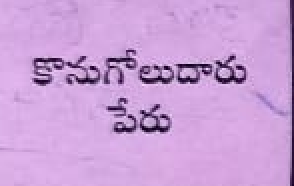
#> input picture annotations/crops/0c276d980d774c008097476886426a2e.png, 147 x 93 px (shown 2 times larger)
$ python -i train_handwritten_v2.py   (imports and definitions only)
#> lines starting #> are read from the running program, lines starting #| are printed output that depends on the picture
### config.py
import os
import torch

# Load environment variables from .env file if python-dotenv is installed
try:
    from dotenv import load_dotenv
    load_dotenv()
except ImportError:
    pass

# Base directories
BASE_DIR = os.path.dirname(os.path.abspath(__file__))
SAVED_MODELS_DIR = os.getenv("SAVED_MODELS_DIR", os.path.join(BASE_DIR, "saved_models"))
UPLOADS_DIR = os.getenv("UPLOADS_DIR", os.path.join(BASE_DIR, "uploads"))
OCR_ANNOTATIONS_PATH = os.path.join(BASE_DIR, "data_generation", "ocr_annotations.jsonl")
OCR_DATASET_MANIFEST_PATH = os.path.join(BASE_DIR, "ocr_dataset", "current", "manifest.jsonl")
STATIC_DIR = os.path.join(BASE_DIR, "static")
TEMPLATES_DIR = os.path.join(BASE_DIR, "templates")

# Server configuration
HOST = os.getenv("HOST", "127.0.0.1")
PORT = int(os.getenv("PORT", "5000"))
DEBUG = os.getenv("FLASK_DEBUG", "false").lower() in ("true", "1", "yes")
SECRET_KEY = os.getenv("SECRET_KEY", "dev-secret-key-langbill-ai")
MAX_CONTENT_LENGTH_MB = int(os.getenv("MAX_CONTENT_LENGTH_MB", "25"))
MAX_CONTENT_LENGTH = MAX_CONTENT_LENGTH_MB * 1024 * 1024

# Device configuration
def _get_device() -> torch.device:
    device_override = os.getenv("DEVICE", "auto").lower().strip()
    if device_override == "cuda":
        return torch.device("cuda" if torch.cuda.is_available() else "cpu")
    elif device_override == "cpu":
        return torch.device("cpu")
    return torch.device("cuda" if torch.cuda.is_available() else "cpu")

DEVICE = _get_device()

# Model paths
OCR_MODEL_PATH = os.path.join(SAVED_MODELS_DIR, "ocr_crnn.pth")
OCR_VOCAB_PATH = os.path.join(SAVED_MODELS_DIR, "ocr_vocab.json")
TRANSLATOR_MODEL_PATH = os.path.join(SAVED_MODELS_DIR, "translator_seq2seq.pth")
TRANSLATOR_SRC_VOCAB_PATH = os.path.join(SAVED_MODELS_DIR, "translator_src_vocab.json")
TRANSLATOR_TGT_VOCAB_PATH = os.path.join(SAVED_MODELS_DIR, "translator_tgt_vocab.json")

# OCR Hyperparameters
OCR_IMG_H = 32         # Standard height for CRNN
OCR_IMG_W = 320        # 40% wider than 256: better char resolution, still CPU-trainable
OCR_IN_CHANNELS = 1   # Grayscale
OCR_HIDDEN_SIZE = 192  # More capacity than 128, less than 256
OCR_NUM_LAYERS = 2
OCR_DROPOUT = 0.2
OCR_BATCH_SIZE = 24    # Good balance for 320-width images on CPU
OCR_EPOCHS = 50       # Practical for CPU (~2-4 hours)
OCR_LR = 0.001

# Translation Hyperparameters
TRANS_EMBED_DIM = 128
TRANS_HIDDEN_SIZE = 256
TRANS_NUM_LAYERS = 2
TRANS_DROPOUT = 0.2
TRANS_BATCH_SIZE = 32
TRANS_EPOCHS = 8
TRANS_LR = 0.0015
TRANS_MAX_LEN = 80

# Special Tokens
PAD_TOKEN = "<PAD>"
SOS_TOKEN = "<SOS>"
EOS_TOKEN = "<EOS>"
UNK_TOKEN = "<UNK>"
BLANK_TOKEN = "<BLANK>"  # For CTC

### scripts/train_handwritten_v2.py
#!/usr/bin/env python
"""
train_handwritten_v2.py
Trains CRNN strictly on user uploaded bill handwritten crops (Telugu farmer names, commodities, buyers).
Architecture & pipeline 100% mirrors the proven train_printed.py pipeline:
  - Canvas: 32 x 320 (left aligned)
  - CRNN: 7-layer CNN + 2-layer BiLSTM (hidden_size=192)
  - AdamW + OneCycleLR
  - 100% real crops from uploaded bill images (zero synthetic, zero pretrained)
"""
import argparse
import json
import os
import sys
from collections import Counter
from datetime import datetime, timezone
from difflib import SequenceMatcher
from pathlib import Path

import cv2
import numpy as np
import torch
import torch.nn as nn
import torch.optim as optim
from torch.utils.data import Dataset, DataLoader

BASE_DIR = Path(__file__).resolve().parents[1]
if str(BASE_DIR) not in sys.path:
    sys.path.insert(0, str(BASE_DIR))

# [1 line not run here, left out]
import config
from models.ocr_crnn import CRNN
from models.vocab import OCRVocab

# [1 line that did not run here, left out]
# [1 line not run here, left out]


# [33 lines left out: function load_handwritten_records, not called in this run]


def normalize_illumination(gray: np.ndarray) -> np.ndarray:
    ksize = max(int(min(gray.shape) * 0.05) | 1, 11)
    dilated = cv2.dilate(gray, np.ones((5, 5), np.uint8))
    bg = cv2.medianBlur(dilated, ksize)
    bg_safe = np.maximum(bg.astype(np.float32), 1.0)
    return np.clip((gray.astype(np.float32) / bg_safe) * 255.0, 0, 255).astype(np.uint8)


# [32 lines left out: functions augment_image, char_edits, not called in this run]


def prepare_crop(crop_path: str) -> np.ndarray:
    img = cv2.imread(crop_path)
#> img is the input picture: shape (93, 147, 3); mean B, G, R 215.5, 159.9, 203
    if img is None:
        raise FileNotFoundError(f"Cannot read: {crop_path}")
    gray = cv2.cvtColor(img, cv2.COLOR_BGR2GRAY) if img.ndim == 3 else img
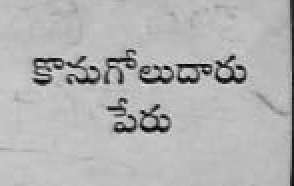
#> gray: shape (93, 147) (shown 2 times larger); min 9, max 231, mean 179.1
    if gray.shape[0] > int(gray.shape[1] * 1.15):
        gray = cv2.rotate(gray, cv2.ROTATE_90_COUNTERCLOCKWISE)
    norm = normalize_illumination(gray)
#> in normalize_illumination, `dilated = cv2.dilate(gray, np.ones((5, 5), np.uint8))`:
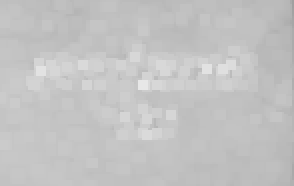
#> dilated: shape (93, 147) (shown 2 times larger); min 160, max 231, mean 195
#> in normalize_illumination, `return np.clip((gray.astype(np.float32) / bg_safe) * 255.0, 0, 255).as..`:
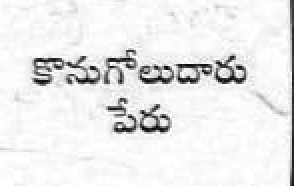
#> returned value: shape (93, 147) (shown 2 times larger); min 10, max 255, mean 234.6
    h, w = norm.shape[:2]
#> h = 93; w = 147
#> (the run stopped early here; a loop or call above may not have finished)
